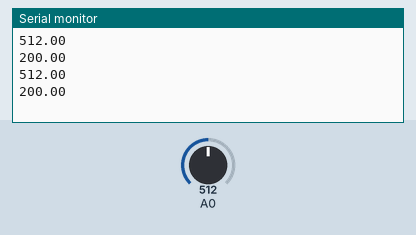
Simulated run of this sketch. Board: Arduino Uno, built with avr-gcc and run on an emulated ATmega328P. Parts: the last lines printed to the serial monitor. The inputs (shaded band) are chosen by the test bench; at power-on: A0 = 512.

Above: at 1.8 s.
1.9 s: A0 set to 716
At 2.8 s:
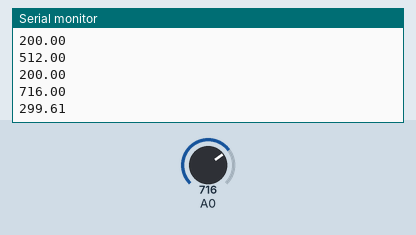
3.4 s: A0 set to 900
At 4.6 s:
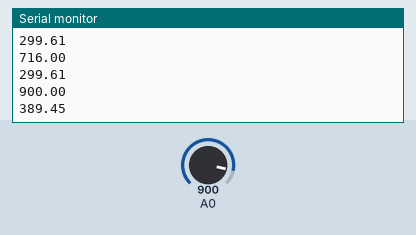
Timing chart, 0 to 6.4 s (numbered marks = the images above; inputs shaded):
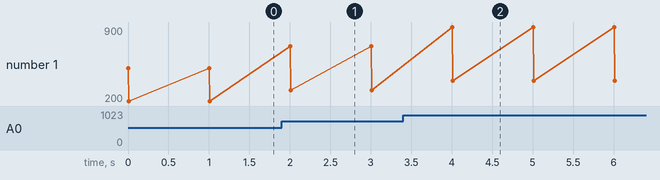

Measured:
- after the input at 1.9 s, the serial monitor: prints a new line after 0.10 s (image 1)
- after the input at 3.4 s, the serial monitor: prints a new line after 0.60 s (image 2)
- plotted number 1: 200 → 299.61 after the input at 1.9 s, 299.61 → 389.45 after the input at 3.4 s

The sketch:

room_temprature_control.ino
```cpp
void setup()
{
  	Serial.begin(9600);

}

void loop()
{
  	float TMP_Value = analogRead(A0);
  	Serial.println(TMP_Value);
  	float mv = TMP_Value *5000 / 1024;
  	float C = (mv-500) /10;
  	Serial.println(C);
 	delay(1000);
}
```
